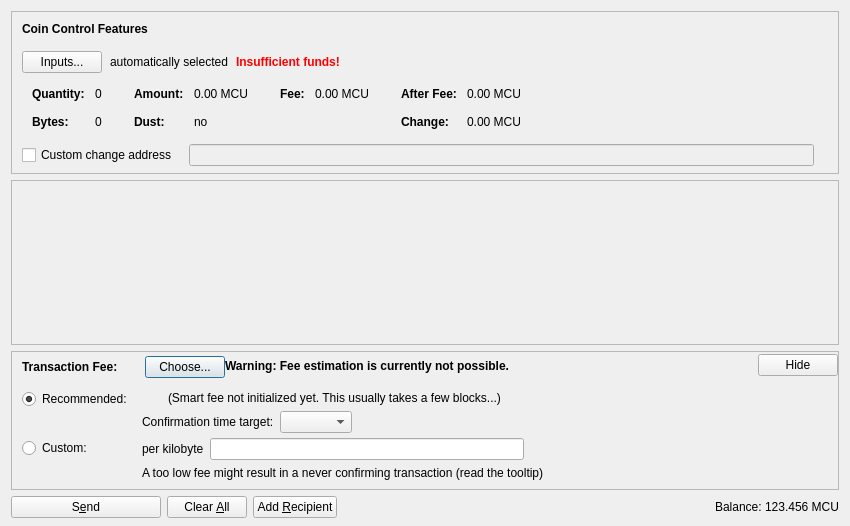
<?xml version="1.0" encoding="UTF-8"?>
<ui version="4.0">
 <class>SendCoinsDialog</class>
 <widget class="QDialog" name="SendCoinsDialog">
  <property name="geometry">
   <rect>
    <x>0</x>
    <y>0</y>
    <width>850</width>
    <height>526</height>
   </rect>
  </property>
  <property name="windowTitle">
   <string>Send Coins</string>
  </property>
  <layout class="QVBoxLayout" name="verticalLayout" stretch="0,1,0,0">
   <property name="bottomMargin">
    <number>8</number>
   </property>
   <item>
    <widget class="QFrame" name="frameCoinControl">
     <property name="sizePolicy">
      <sizepolicy hsizetype="Expanding" vsizetype="Expanding">
       <horstretch>0</horstretch>
       <verstretch>0</verstretch>
      </sizepolicy>
     </property>
     <property name="maximumSize">
      <size>
       <width>16777215</width>
       <height>16777215</height>
      </size>
     </property>
     <property name="frameShape">
      <enum>QFrame::StyledPanel</enum>
     </property>
     <property name="frameShadow">
      <enum>QFrame::Sunken</enum>
     </property>
     <layout class="QVBoxLayout" name="verticalLayoutCoinControl2">
      <property name="spacing">
       <number>0</number>
      </property>
      <property name="leftMargin">
       <number>0</number>
      </property>
      <property name="topMargin">
       <number>0</number>
      </property>
      <property name="rightMargin">
       <number>0</number>
      </property>
      <property name="bottomMargin">
       <number>6</number>
      </property>
      <item>
       <layout class="QVBoxLayout" name="verticalLayoutCoinControl" stretch="0,0,0,0,1">
        <property name="spacing">
         <number>0</number>
        </property>
        <property name="leftMargin">
         <number>10</number>
        </property>
        <property name="topMargin">
         <number>10</number>
        </property>
        <item>
         <layout class="QHBoxLayout" name="horizontalLayoutCoinControl1">
          <property name="bottomMargin">
           <number>15</number>
          </property>
          <item>
           <widget class="QLabel" name="labelCoinControlFeatures">
            <property name="sizePolicy">
             <sizepolicy hsizetype="Preferred" vsizetype="Maximum">
              <horstretch>0</horstretch>
              <verstretch>0</verstretch>
             </sizepolicy>
            </property>
            <property name="font">
             <font>
              <weight>75</weight>
              <bold>true</bold>
             </font>
            </property>
            <property name="styleSheet">
             <string notr="true">font-weight:bold;</string>
            </property>
            <property name="text">
             <string>Coin Control Features</string>
            </property>
           </widget>
          </item>
         </layout>
        </item>
        <item>
         <layout class="QHBoxLayout" name="horizontalLayoutCoinControl2" stretch="0,0,0,0">
          <property name="spacing">
           <number>8</number>
          </property>
          <property name="bottomMargin">
           <number>10</number>
          </property>
          <item>
           <widget class="QPushButton" name="pushButtonCoinControl">
            <property name="styleSheet">
             <string notr="true"/>
            </property>
            <property name="text">
             <string>Inputs...</string>
            </property>
            <property name="autoDefault">
             <bool>false</bool>
            </property>
           </widget>
          </item>
          <item>
           <widget class="QLabel" name="labelCoinControlAutomaticallySelected">
            <property name="text">
             <string>automatically selected</string>
            </property>
            <property name="margin">
             <number>5</number>
            </property>
           </widget>
          </item>
          <item>
           <widget class="QLabel" name="labelCoinControlInsuffFunds">
            <property name="font">
             <font>
              <weight>75</weight>
              <bold>true</bold>
             </font>
            </property>
            <property name="styleSheet">
             <string notr="true">color:red;font-weight:bold;</string>
            </property>
            <property name="text">
             <string>Insufficient funds!</string>
            </property>
            <property name="margin">
             <number>5</number>
            </property>
           </widget>
          </item>
          <item>
           <spacer name="horizontalSpacerCoinControl">
            <property name="orientation">
             <enum>Qt::Horizontal</enum>
            </property>
            <property name="sizeHint" stdset="0">
             <size>
              <width>40</width>
              <height>1</height>
             </size>
            </property>
           </spacer>
          </item>
         </layout>
        </item>
        <item>
         <widget class="QWidget" name="widgetCoinControl" native="true">
          <property name="sizePolicy">
           <sizepolicy hsizetype="Preferred" vsizetype="Preferred">
            <horstretch>0</horstretch>
            <verstretch>0</verstretch>
           </sizepolicy>
          </property>
          <property name="minimumSize">
           <size>
            <width>0</width>
            <height>0</height>
           </size>
          </property>
          <property name="styleSheet">
           <string notr="true"/>
          </property>
          <layout class="QHBoxLayout" name="horizontalLayoutCoinControl5">
           <property name="leftMargin">
            <number>0</number>
           </property>
           <property name="topMargin">
            <number>0</number>
           </property>
           <property name="rightMargin">
            <number>0</number>
           </property>
           <property name="bottomMargin">
            <number>0</number>
           </property>
           <item>
            <layout class="QHBoxLayout" name="horizontalLayoutCoinControl3" stretch="0,0,0,1">
             <property name="spacing">
              <number>20</number>
             </property>
             <property name="topMargin">
              <number>0</number>
             </property>
             <property name="bottomMargin">
              <number>10</number>
             </property>
             <item>
              <layout class="QFormLayout" name="formLayoutCoinControl1">
               <property name="horizontalSpacing">
                <number>10</number>
               </property>
               <property name="verticalSpacing">
                <number>14</number>
               </property>
               <property name="leftMargin">
                <number>10</number>
               </property>
               <property name="topMargin">
                <number>4</number>
               </property>
               <property name="rightMargin">
                <number>6</number>
               </property>
               <item row="0" column="0">
                <widget class="QLabel" name="labelCoinControlQuantityText">
                 <property name="font">
                  <font>
                   <weight>75</weight>
                   <bold>true</bold>
                  </font>
                 </property>
                 <property name="text">
                  <string>Quantity:</string>
                 </property>
                 <property name="margin">
                  <number>0</number>
                 </property>
                </widget>
               </item>
               <item row="0" column="1">
                <widget class="QLabel" name="labelCoinControlQuantity">
                 <property name="cursor">
                  <cursorShape>IBeamCursor</cursorShape>
                 </property>
                 <property name="contextMenuPolicy">
                  <enum>Qt::ActionsContextMenu</enum>
                 </property>
                 <property name="text">
                  <string notr="true">0</string>
                 </property>
                 <property name="margin">
                  <number>0</number>
                 </property>
                 <property name="textInteractionFlags">
                  <set>Qt::LinksAccessibleByMouse|Qt::TextSelectableByKeyboard|Qt::TextSelectableByMouse</set>
                 </property>
                </widget>
               </item>
               <item row="1" column="0">
                <widget class="QLabel" name="labelCoinControlBytesText">
                 <property name="font">
                  <font>
                   <weight>75</weight>
                   <bold>true</bold>
                  </font>
                 </property>
                 <property name="text">
                  <string>Bytes:</string>
                 </property>
                </widget>
               </item>
               <item row="1" column="1">
                <widget class="QLabel" name="labelCoinControlBytes">
                 <property name="cursor">
                  <cursorShape>IBeamCursor</cursorShape>
                 </property>
                 <property name="contextMenuPolicy">
                  <enum>Qt::ActionsContextMenu</enum>
                 </property>
                 <property name="text">
                  <string notr="true">0</string>
                 </property>
                 <property name="textInteractionFlags">
                  <set>Qt::LinksAccessibleByMouse|Qt::TextSelectableByKeyboard|Qt::TextSelectableByMouse</set>
                 </property>
                </widget>
               </item>
              </layout>
             </item>
             <item>
              <layout class="QFormLayout" name="formLayoutCoinControl2">
               <property name="horizontalSpacing">
                <number>10</number>
               </property>
               <property name="verticalSpacing">
                <number>14</number>
               </property>
               <property name="leftMargin">
                <number>6</number>
               </property>
               <property name="topMargin">
                <number>4</number>
               </property>
               <property name="rightMargin">
                <number>6</number>
               </property>
               <item row="0" column="0">
                <widget class="QLabel" name="labelCoinControlAmountText">
                 <property name="font">
                  <font>
                   <weight>75</weight>
                   <bold>true</bold>
                  </font>
                 </property>
                 <property name="text">
                  <string>Amount:</string>
                 </property>
                 <property name="margin">
                  <number>0</number>
                 </property>
                </widget>
               </item>
               <item row="0" column="1">
                <widget class="QLabel" name="labelCoinControlAmount">
                 <property name="cursor">
                  <cursorShape>IBeamCursor</cursorShape>
                 </property>
                 <property name="contextMenuPolicy">
                  <enum>Qt::ActionsContextMenu</enum>
                 </property>
                 <property name="text">
                  <string notr="true">0.00 MCU</string>
                 </property>
                 <property name="textInteractionFlags">
                  <set>Qt::LinksAccessibleByMouse|Qt::TextSelectableByKeyboard|Qt::TextSelectableByMouse</set>
                 </property>
                </widget>
               </item>
               <item row="1" column="0">
                <widget class="QLabel" name="labelCoinControlLowOutputText">
                 <property name="font">
                  <font>
                   <weight>75</weight>
                   <bold>true</bold>
                  </font>
                 </property>
                 <property name="text">
                  <string>Dust:</string>
                 </property>
                </widget>
               </item>
               <item row="1" column="1">
                <widget class="QLabel" name="labelCoinControlLowOutput">
                 <property name="cursor">
                  <cursorShape>IBeamCursor</cursorShape>
                 </property>
                 <property name="contextMenuPolicy">
                  <enum>Qt::ActionsContextMenu</enum>
                 </property>
                 <property name="text">
                  <string notr="true">no</string>
                 </property>
                 <property name="textInteractionFlags">
                  <set>Qt::LinksAccessibleByMouse|Qt::TextSelectableByKeyboard|Qt::TextSelectableByMouse</set>
                 </property>
                </widget>
               </item>
              </layout>
             </item>
             <item>
              <layout class="QFormLayout" name="formLayoutCoinControl3">
               <property name="horizontalSpacing">
                <number>10</number>
               </property>
               <property name="verticalSpacing">
                <number>14</number>
               </property>
               <property name="leftMargin">
                <number>6</number>
               </property>
               <property name="topMargin">
                <number>4</number>
               </property>
               <property name="rightMargin">
                <number>6</number>
               </property>
               <item row="0" column="0">
                <widget class="QLabel" name="labelCoinControlFeeText">
                 <property name="font">
                  <font>
                   <weight>75</weight>
                   <bold>true</bold>
                  </font>
                 </property>
                 <property name="text">
                  <string>Fee:</string>
                 </property>
                 <property name="margin">
                  <number>0</number>
                 </property>
                </widget>
               </item>
               <item row="0" column="1">
                <widget class="QLabel" name="labelCoinControlFee">
                 <property name="cursor">
                  <cursorShape>IBeamCursor</cursorShape>
                 </property>
                 <property name="contextMenuPolicy">
                  <enum>Qt::ActionsContextMenu</enum>
                 </property>
                 <property name="text">
                  <string notr="true">0.00 MCU</string>
                 </property>
                 <property name="textInteractionFlags">
                  <set>Qt::LinksAccessibleByMouse|Qt::TextSelectableByKeyboard|Qt::TextSelectableByMouse</set>
                 </property>
                </widget>
               </item>
              </layout>
             </item>
             <item>
              <layout class="QFormLayout" name="formLayoutCoinControl4">
               <property name="horizontalSpacing">
                <number>10</number>
               </property>
               <property name="verticalSpacing">
                <number>14</number>
               </property>
               <property name="leftMargin">
                <number>6</number>
               </property>
               <property name="topMargin">
                <number>4</number>
               </property>
               <property name="rightMargin">
                <number>6</number>
               </property>
               <item row="0" column="0">
                <widget class="QLabel" name="labelCoinControlAfterFeeText">
                 <property name="font">
                  <font>
                   <weight>75</weight>
                   <bold>true</bold>
                  </font>
                 </property>
                 <property name="text">
                  <string>After Fee:</string>
                 </property>
                 <property name="margin">
                  <number>0</number>
                 </property>
                </widget>
               </item>
               <item row="0" column="1">
                <widget class="QLabel" name="labelCoinControlAfterFee">
                 <property name="cursor">
                  <cursorShape>IBeamCursor</cursorShape>
                 </property>
                 <property name="contextMenuPolicy">
                  <enum>Qt::ActionsContextMenu</enum>
                 </property>
                 <property name="text">
                  <string notr="true">0.00 MCU</string>
                 </property>
                 <property name="textInteractionFlags">
                  <set>Qt::LinksAccessibleByMouse|Qt::TextSelectableByKeyboard|Qt::TextSelectableByMouse</set>
                 </property>
                </widget>
               </item>
               <item row="1" column="0">
                <widget class="QLabel" name="labelCoinControlChangeText">
                 <property name="font">
                  <font>
                   <weight>75</weight>
                   <bold>true</bold>
                  </font>
                 </property>
                 <property name="text">
                  <string>Change:</string>
                 </property>
                </widget>
               </item>
               <item row="1" column="1">
                <widget class="QLabel" name="labelCoinControlChange">
                 <property name="cursor">
                  <cursorShape>IBeamCursor</cursorShape>
                 </property>
                 <property name="contextMenuPolicy">
                  <enum>Qt::ActionsContextMenu</enum>
                 </property>
                 <property name="text">
                  <string notr="true">0.00 MCU</string>
                 </property>
                 <property name="textInteractionFlags">
                  <set>Qt::LinksAccessibleByMouse|Qt::TextSelectableByKeyboard|Qt::TextSelectableByMouse</set>
                 </property>
                </widget>
               </item>
              </layout>
             </item>
            </layout>
           </item>
          </layout>
         </widget>
        </item>
        <item>
         <layout class="QHBoxLayout" name="horizontalLayoutCoinControl4" stretch="0,0,0">
          <property name="spacing">
           <number>12</number>
          </property>
          <property name="sizeConstraint">
           <enum>QLayout::SetDefaultConstraint</enum>
          </property>
          <property name="topMargin">
           <number>5</number>
          </property>
          <property name="rightMargin">
           <number>5</number>
          </property>
          <item>
           <widget class="QCheckBox" name="checkBoxCoinControlChange">
            <property name="toolTip">
             <string>If this is activated, but the change address is empty or invalid, change will be sent to a newly generated address.</string>
            </property>
            <property name="text">
             <string>Custom change address</string>
            </property>
           </widget>
          </item>
          <item>
           <widget class="QValidatedLineEdit" name="lineEditCoinControlChange">
            <property name="enabled">
             <bool>false</bool>
            </property>
            <property name="sizePolicy">
             <sizepolicy hsizetype="Expanding" vsizetype="Fixed">
              <horstretch>0</horstretch>
              <verstretch>0</verstretch>
             </sizepolicy>
            </property>
           </widget>
          </item>
          <item>
           <widget class="QLabel" name="labelCoinControlChangeLabel">
            <property name="sizePolicy">
             <sizepolicy hsizetype="Preferred" vsizetype="Expanding">
              <horstretch>0</horstretch>
              <verstretch>0</verstretch>
             </sizepolicy>
            </property>
            <property name="minimumSize">
             <size>
              <width>0</width>
              <height>0</height>
             </size>
            </property>
            <property name="text">
             <string/>
            </property>
            <property name="margin">
             <number>3</number>
            </property>
           </widget>
          </item>
         </layout>
        </item>
        <item>
         <spacer name="verticalSpacerCoinControl">
          <property name="orientation">
           <enum>Qt::Vertical</enum>
          </property>
          <property name="sizeHint" stdset="0">
           <size>
            <width>800</width>
            <height>1</height>
           </size>
          </property>
         </spacer>
        </item>
       </layout>
      </item>
     </layout>
    </widget>
   </item>
   <item>
    <widget class="QScrollArea" name="scrollArea">
     <property name="widgetResizable">
      <bool>true</bool>
     </property>
     <widget class="QWidget" name="scrollAreaWidgetContents">
      <property name="geometry">
       <rect>
        <x>0</x>
        <y>0</y>
        <width>830</width>
        <height>104</height>
       </rect>
      </property>
      <layout class="QVBoxLayout" name="verticalLayout_2" stretch="0,1">
       <property name="leftMargin">
        <number>0</number>
       </property>
       <property name="topMargin">
        <number>0</number>
       </property>
       <property name="rightMargin">
        <number>0</number>
       </property>
       <property name="bottomMargin">
        <number>0</number>
       </property>
       <item>
        <layout class="QVBoxLayout" name="entries">
         <property name="spacing">
          <number>6</number>
         </property>
        </layout>
       </item>
       <item>
        <spacer name="verticalSpacer">
         <property name="orientation">
          <enum>Qt::Vertical</enum>
         </property>
         <property name="sizeHint" stdset="0">
          <size>
           <width>20</width>
           <height>40</height>
          </size>
         </property>
        </spacer>
       </item>
      </layout>
     </widget>
    </widget>
   </item>
   <item>
    <widget class="QFrame" name="frameFee">
     <property name="sizePolicy">
      <sizepolicy hsizetype="Expanding" vsizetype="Expanding">
       <horstretch>0</horstretch>
       <verstretch>0</verstretch>
      </sizepolicy>
     </property>
     <property name="maximumSize">
      <size>
       <width>16777215</width>
       <height>16777215</height>
      </size>
     </property>
     <property name="frameShape">
      <enum>QFrame::StyledPanel</enum>
     </property>
     <property name="frameShadow">
      <enum>QFrame::Sunken</enum>
     </property>
     <layout class="QVBoxLayout" name="verticalLayoutFee1">
      <property name="spacing">
       <number>0</number>
      </property>
      <property name="leftMargin">
       <number>0</number>
      </property>
      <property name="topMargin">
       <number>0</number>
      </property>
      <property name="rightMargin">
       <number>0</number>
      </property>
      <property name="bottomMargin">
       <number>0</number>
      </property>
      <item>
       <layout class="QVBoxLayout" name="verticalLayoutFee2" stretch="0,0,0">
        <property name="spacing">
         <number>0</number>
        </property>
        <property name="leftMargin">
         <number>10</number>
        </property>
        <property name="topMargin">
         <number>0</number>
        </property>
        <item>
         <layout class="QHBoxLayout" name="horizontalLayoutFee1">
          <property name="bottomMargin">
           <number>0</number>
          </property>
          <item>
           <layout class="QVBoxLayout" name="verticalLayoutFee7">
            <property name="spacing">
             <number>0</number>
            </property>
            <item>
             <spacer name="verticalSpacerSmartFee">
              <property name="orientation">
               <enum>Qt::Vertical</enum>
              </property>
              <property name="sizeType">
               <enum>QSizePolicy::Fixed</enum>
              </property>
              <property name="sizeHint" stdset="0">
               <size>
                <width>1</width>
                <height>4</height>
               </size>
              </property>
             </spacer>
            </item>
            <item>
             <layout class="QHBoxLayout" name="horizontalLayoutSmartFee">
              <property name="spacing">
               <number>10</number>
              </property>
              <item>
               <widget class="QLabel" name="labelFeeHeadline">
                <property name="sizePolicy">
                 <sizepolicy hsizetype="Preferred" vsizetype="Maximum">
                  <horstretch>0</horstretch>
                  <verstretch>0</verstretch>
                 </sizepolicy>
                </property>
                <property name="font">
                 <font>
                  <weight>75</weight>
                  <bold>true</bold>
                 </font>
                </property>
                <property name="styleSheet">
                 <string notr="true">font-weight:bold;</string>
                </property>
                <property name="text">
                 <string>Transaction Fee:</string>
                </property>
               </widget>
              </item>
              <item>
               <widget class="QLabel" name="labelFeeMinimized">
                <property name="text">
                 <string/>
                </property>
               </widget>
              </item>
              <item>
               <widget class="QPushButton" name="buttonChooseFee">
                <property name="text">
                 <string>Choose...</string>
                </property>
               </widget>
              </item>
             </layout>
            </item>
            <item>
             <spacer name="verticalSpacer_5">
              <property name="orientation">
               <enum>Qt::Vertical</enum>
              </property>
              <property name="sizeHint" stdset="0">
               <size>
                <width>1</width>
                <height>1</height>
               </size>
              </property>
             </spacer>
            </item>
           </layout>
          </item>
          <item>
           <widget class="QLabel" name="fallbackFeeWarningLabel">
            <property name="toolTip">
             <string>Using the fallbackfee can result in sending a transaction that will take several hours or days (or never) to confirm. Consider choosing your fee manually or wait until you have validated the complete chain.</string>
            </property>
            <property name="font">
            <font>
                <weight>75</weight>
                <bold>true</bold>
            </font>
            </property>
            <property name="text">
             <string>Warning: Fee estimation is currently not possible.</string>
            </property>
            <property name="wordWrap">
             <bool>false</bool>
            </property>
           </widget>
          </item>
          <item>
           <spacer name="horizontalSpacer_4">
            <property name="orientation">
             <enum>Qt::Horizontal</enum>
            </property>
            <property name="sizeType">
             <enum>QSizePolicy::MinimumExpanding</enum>
            </property>
            <property name="sizeHint" stdset="0">
             <size>
              <width>40</width>
              <height>20</height>
             </size>
            </property>
           </spacer>
          </item>
          <item>
           <widget class="QPushButton" name="buttonMinimizeFee">
            <property name="toolTip">
             <string>collapse fee-settings</string>
            </property>
            <property name="text">
             <string>Hide</string>
            </property>
           </widget>
          </item>
         </layout>
        </item>
        <item>
         <widget class="QFrame" name="frameFeeSelection">
          <layout class="QVBoxLayout" name="verticalLayoutFee12">
           <property name="spacing">
            <number>0</number>
           </property>
           <property name="leftMargin">
            <number>0</number>
           </property>
           <property name="topMargin">
            <number>0</number>
           </property>
           <property name="rightMargin">
            <number>0</number>
           </property>
           <property name="bottomMargin">
            <number>0</number>
           </property>
           <item>
            <layout class="QGridLayout" name="gridLayoutFee">
             <property name="topMargin">
              <number>10</number>
             </property>
             <property name="bottomMargin">
              <number>4</number>
             </property>
             <property name="horizontalSpacing">
              <number>10</number>
             </property>
             <property name="verticalSpacing">
              <number>4</number>
             </property>
             <item row="1" column="1">
              <layout class="QVBoxLayout" name="verticalLayoutFee8">
               <property name="spacing">
                <number>6</number>
               </property>
               <item>
                <layout class="QHBoxLayout" name="horizontalLayoutFee13">
                 <item>
                  <widget class="QLabel" name="labelCustomPerKilobyte">
                   <property name="toolTip">
                    <string>Specify a custom fee per kB (1,000 bytes) of the transaction's virtual size.

Note:  Since the fee is calculated on a per-byte basis, a fee of "100 satoshis per kB" for a transaction size of 500 bytes (half of 1 kB) would ultimately yield a fee of only 50 satoshis.</string>
                   </property>
                   <property name="text">
                    <string>per kilobyte</string>
                   </property>
                  </widget>
                 </item>
                 <item>
                  <widget class="BitcoinAmountField" name="customFee"/>
                 </item>
                 <item>
                  <spacer name="horizontalSpacer_6">
                   <property name="orientation">
                    <enum>Qt::Horizontal</enum>
                   </property>
                   <property name="sizeHint" stdset="0">
                    <size>
                     <width>1</width>
                     <height>1</height>
                    </size>
                   </property>
                  </spacer>
                 </item>
                </layout>
               </item>
               <item>
                <layout class="QHBoxLayout" name="horizontalLayoutFee8">
                 <item>
                  <widget class="QLabel" name="labelCustomFeeWarning">
                   <property name="enabled">
                    <bool>true</bool>
                   </property>
                   <property name="toolTip">
                    <string>When there is less transaction volume than space in the blocks, miners as well as relaying nodes may enforce a minimum fee. Paying only this minimum fee is just fine, but be aware that this can result in a never confirming transaction once there is more demand for muscleupcoin transactions than the network can process.</string>
                   </property>
                   <property name="text">
                    <string>A too low fee might result in a never confirming transaction (read the tooltip)</string>
                   </property>
                  </widget>
                 </item>
                 <item>
                  <spacer name="horizontalSpacer_2">
                   <property name="orientation">
                    <enum>Qt::Horizontal</enum>
                   </property>
                   <property name="sizeHint" stdset="0">
                    <size>
                     <width>1</width>
                     <height>1</height>
                    </size>
                   </property>
                  </spacer>
                 </item>
                </layout>
               </item>
              </layout>
             </item>
             <item row="0" column="0">
              <layout class="QVBoxLayout" name="verticalLayoutFee4" stretch="0,1">
               <item>
                <widget class="QRadioButton" name="radioSmartFee">
                 <property name="text">
                  <string>Recommended:</string>
                 </property>
                 <property name="checked">
                  <bool>true</bool>
                 </property>
                 <attribute name="buttonGroup">
                  <string notr="true">groupFee</string>
                 </attribute>
                </widget>
               </item>
               <item>
                <spacer name="verticalSpacer_2">
                 <property name="orientation">
                  <enum>Qt::Vertical</enum>
                 </property>
                 <property name="sizeHint" stdset="0">
                  <size>
                   <width>1</width>
                   <height>1</height>
                  </size>
                 </property>
                </spacer>
               </item>
              </layout>
             </item>
             <item row="1" column="0">
              <layout class="QVBoxLayout" name="verticalLayoutFee9" stretch="0,1">
               <item>
                <widget class="QRadioButton" name="radioCustomFee">
                 <property name="text">
                  <string>Custom:</string>
                 </property>
                 <attribute name="buttonGroup">
                  <string notr="true">groupFee</string>
                 </attribute>
                </widget>
               </item>
               <item>
                <spacer name="verticalSpacer_6">
                 <property name="orientation">
                  <enum>Qt::Vertical</enum>
                 </property>
                 <property name="sizeHint" stdset="0">
                  <size>
                   <width>1</width>
                   <height>1</height>
                  </size>
                 </property>
                </spacer>
               </item>
              </layout>
             </item>
             <item row="0" column="1">
              <layout class="QVBoxLayout" name="verticalLayoutFee3" stretch="0,0,1">
               <property name="spacing">
                <number>6</number>
               </property>
               <property name="topMargin">
                <number>2</number>
               </property>
               <item>
                <layout class="QHBoxLayout" name="horizontalLayoutFee12">
                 <item>
                  <widget class="QLabel" name="labelSmartFee">
                   <property name="text">
                    <string/>
                   </property>
                  </widget>
                 </item>
                 <item>
                  <widget class="QLabel" name="labelFeeEstimation">
                   <property name="text">
                    <string/>
                   </property>
                  </widget>
                 </item>
                 <item>
                  <widget class="QLabel" name="labelSmartFee2">
                   <property name="text">
                    <string>(Smart fee not initialized yet. This usually takes a few blocks...)</string>
                   </property>
                  </widget>
                 </item>
                 <item>
                  <spacer name="horizontalSpacer_5">
                   <property name="orientation">
                    <enum>Qt::Horizontal</enum>
                   </property>
                   <property name="sizeHint" stdset="0">
                    <size>
                     <width>1</width>
                     <height>1</height>
                    </size>
                   </property>
                  </spacer>
                 </item>
                </layout>
               </item>
               <item>
                <layout class="QHBoxLayout" name="horizontalLayoutFee9">
                 <item>
                  <layout class="QVBoxLayout" name="verticalLayoutFee6">
                   <item>
                    <widget class="QLabel" name="labelSmartFee3">
                     <property name="text">
                      <string>Confirmation time target:</string>
                     </property>
                    </widget>
                   </item>
                  </layout>
                 </item>
                 <item>
                  <layout class="QVBoxLayout" name="verticalLayoutFee5">
                   <property name="rightMargin">
                    <number>30</number>
                   </property>
                   <item>
                    <layout class="QHBoxLayout" name="horizontalLayoutConfTarget">
                     <property name="bottomMargin">
                      <number>0</number>
                     </property>
                     <item>
                      <widget class="QComboBox" name="confTargetSelector"/>
                     </item>
                     <item>
                      <spacer name="horizontalSpacerConfTarget">
                       <property name="orientation">
                        <enum>Qt::Horizontal</enum>
                       </property>
                       <property name="sizeHint" stdset="0">
                        <size>
                         <width>40</width>
                         <height>20</height>
                        </size>
                       </property>
                      </spacer>
                     </item>
                    </layout>
                   </item>
                  </layout>
                 </item>
                </layout>
               </item>
               <item>
                <spacer name="verticalSpacer_4">
                 <property name="orientation">
                  <enum>Qt::Vertical</enum>
                 </property>
                 <property name="sizeHint" stdset="0">
                  <size>
                   <width>1</width>
                   <height>1</height>
                  </size>
                 </property>
                </spacer>
               </item>
              </layout>
             </item>
            </layout>
           </item>
          </layout>
         </widget>
        </item>
        <item>
         <spacer name="verticalSpacerFee">
          <property name="orientation">
           <enum>Qt::Vertical</enum>
          </property>
          <property name="sizeHint" stdset="0">
           <size>
            <width>40</width>
            <height>5</height>
           </size>
          </property>
         </spacer>
        </item>
       </layout>
      </item>
     </layout>
    </widget>
   </item>
   <item>
    <layout class="QHBoxLayout" name="horizontalLayout">
     <item>
      <widget class="QPushButton" name="sendButton">
       <property name="minimumSize">
        <size>
         <width>150</width>
         <height>0</height>
        </size>
       </property>
       <property name="toolTip">
        <string>Confirm the send action</string>
       </property>
       <property name="text">
        <string>S&amp;end</string>
       </property>
       <property name="icon">
        <iconset resource="../bitcoin.qrc">
         <normaloff>:/icons/send</normaloff>:/icons/send</iconset>
       </property>
       <property name="autoDefault">
        <bool>false</bool>
       </property>
       <property name="default">
        <bool>false</bool>
       </property>
      </widget>
     </item>
     <item>
      <widget class="QPushButton" name="clearButton">
       <property name="sizePolicy">
        <sizepolicy hsizetype="Minimum" vsizetype="Fixed">
         <horstretch>0</horstretch>
         <verstretch>0</verstretch>
        </sizepolicy>
       </property>
       <property name="toolTip">
        <string>Clear all fields of the form.</string>
       </property>
       <property name="text">
        <string>Clear &amp;All</string>
       </property>
       <property name="icon">
        <iconset resource="../bitcoin.qrc">
         <normaloff>:/icons/remove</normaloff>:/icons/remove</iconset>
       </property>
       <property name="autoDefault">
        <bool>false</bool>
       </property>
      </widget>
     </item>
     <item>
      <widget class="QPushButton" name="addButton">
       <property name="toolTip">
        <string>Send to multiple recipients at once</string>
       </property>
       <property name="text">
        <string>Add &amp;Recipient</string>
       </property>
       <property name="icon">
        <iconset resource="../bitcoin.qrc">
         <normaloff>:/icons/add</normaloff>:/icons/add</iconset>
       </property>
       <property name="autoDefault">
        <bool>false</bool>
       </property>
      </widget>
     </item>
     <item>
      <spacer name="horizontalSpacer">
       <property name="orientation">
        <enum>Qt::Horizontal</enum>
       </property>
       <property name="sizeHint" stdset="0">
        <size>
         <width>40</width>
         <height>20</height>
        </size>
       </property>
      </spacer>
     </item>
     <item>
      <layout class="QHBoxLayout" name="horizontalLayout_2">
       <property name="spacing">
        <number>3</number>
       </property>
       <item>
        <widget class="QLabel" name="label">
         <property name="sizePolicy">
          <sizepolicy hsizetype="Preferred" vsizetype="Fixed">
           <horstretch>0</horstretch>
           <verstretch>0</verstretch>
          </sizepolicy>
         </property>
         <property name="text">
          <string>Balance:</string>
         </property>
        </widget>
       </item>
       <item>
        <widget class="QLabel" name="labelBalance">
         <property name="sizePolicy">
          <sizepolicy hsizetype="Preferred" vsizetype="Fixed">
           <horstretch>0</horstretch>
           <verstretch>0</verstretch>
          </sizepolicy>
         </property>
         <property name="cursor">
          <cursorShape>IBeamCursor</cursorShape>
         </property>
         <property name="text">
          <string notr="true">123.456 MCU</string>
         </property>
         <property name="textInteractionFlags">
          <set>Qt::LinksAccessibleByMouse|Qt::TextSelectableByKeyboard|Qt::TextSelectableByMouse</set>
         </property>
        </widget>
       </item>
      </layout>
     </item>
    </layout>
   </item>
  </layout>
 </widget>
 <customwidgets>
  <customwidget>
   <class>QValidatedLineEdit</class>
   <extends>QLineEdit</extends>
   <header>qt/qvalidatedlineedit.h</header>
  </customwidget>
  <customwidget>
   <class>BitcoinAmountField</class>
   <extends>QLineEdit</extends>
   <header>qt/bitcoinamountfield.h</header>
   <container>1</container>
  </customwidget>
 </customwidgets>
 <resources>
  <include location="../bitcoin.qrc"/>
 </resources>
 <connections/>
 <buttongroups>
  <buttongroup name="groupFee"/>
 </buttongroups>
</ui>
